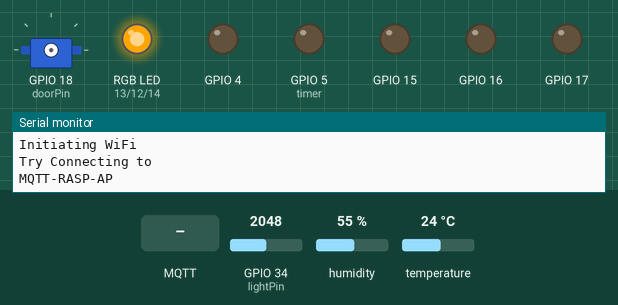
This sketch was run on a simulated ESP32. Parts: servo, an RGB LED mixed from three pins (HIGH = lit), output pins drawn as LEDs (lit = HIGH), the last lines printed to the serial monitor. The test bench sets the inputs (shaded band); at power-on: GPIO 34 (lightPin) = 2048, humidity 55 %, temperature 24 °C. WiFi joins after 1.5 s; servers stay silent unless stated; random numbers use the default seed unless the sketch sets one; no MQTT or app messages arrive unless stated.

Above: at 0.1 s.
At 3.2 s:
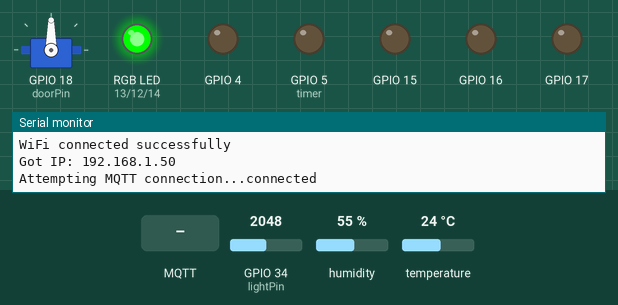
3.3 s: MQTT message "test-mqtt" arrives on the first subscribed topic
At 8.2 s:
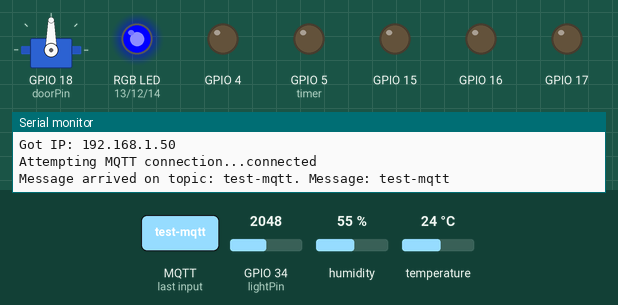
8.5 s: MQTT message "test" arrives on the first subscribed topic
10.0 s: MQTT message "Led" arrives on the first subscribed topic
Timing chart, 0 to 13.0 s (numbered marks = the images above; inputs shaded):
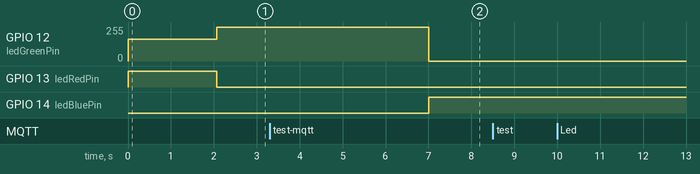

The sketch:

esp32_mqtt.ino
```cpp
// LIBRERIAS
#include <Wire.h>
#include <DHT.h>
#include <SPI.h>
#include <WiFi.h>
#include <PubSubClient.h>
#include <Adafruit_Sensor.h>
#include <Adafruit_BMP280.h>
#include <ArduinoJson.h>
#include <map>
#include <cstring>
#include <Ticker.h>
#include <ESP32Servo.h>
Ticker timer;

// DEFINICIONES
#define DHTPIN 27
#define DHTTYPE DHT11

// VARIABLES GLOBALES
DHT dht(DHTPIN,DHTTYPE);

Adafruit_BMP280 bmp; //I2C
StaticJsonDocument<200> doc;
Servo miServo;

// Replace the next variables with your SSID/Password combination
const char* ssid = "MQTT-RASP-AP";
const char* password = "mqtt_haw_2023";

// Add your MQTT Broker IP address, example:
const char* mqtt_server = "192.168.2.1";

WiFiClient espClient;
PubSubClient client(espClient);
long lastMsg = 0;
char msg[100];
int value = 0;

// PINES IDENTIFICADOR
struct Led {
  int pin;
  String id;
};

Led leds[] = {
  {15, "led1"},
  {4, "led2"},
  {16, "led3"},
  {17, "led4"},
  {5, "led5"}
};

const int ledRedPin = 13;
const int ledBluePin = 14;
const int ledGreenPin = 12;

const int lightPin = 34;

const int doorPin = 18;

// array rgb colors
int RGBAZUL[] = {0, 0, 255};
int RGBROJO[] = {255, 0, 0};
int RGBVERDE[] = {0, 255, 0};
int RGBAMARILLO[] = {255, 255, 0};
int RGBMORADO[] = {255, 0, 255};
int RGBLILA[] = {0, 255, 255};
int RGBNARANJA[] = {255, 165, 0};

struct MsgLed {
  char set_status[4]; // "ON\0" o "OFF\0"
  char led_id[6];     // "led1\0", "led2\0", ...
};
// mapa de leds
std::map<String, int> ledPinMap;

void filledPinMap() {
  for (const auto& led : leds) {
    ledPinMap[led.id] = led.pin;
  }
}

void cambiarColorRgb(int rgb[]) {
  analogWrite(ledRedPin, rgb[0]);
  analogWrite(ledGreenPin, rgb[1]);
  analogWrite(ledBluePin, rgb[2]);
}

void setup() {
  Serial.begin(9600);

  iniciarRGB();

  iniciarDHT();
  Serial.println("Initiating WiFi");
  iniciarWiFi();

  client.setServer(mqtt_server, 1883);
  client.setCallback(callback);

  filledPinMap();
  // activar cada elemento de ledPinMap
  for (const auto& led : ledPinMap) {
    pinMode(led.second, OUTPUT);
  }

  miServo.attach(doorPin);
  timer.attach(5, enviarDatos);
}

void iniciarRGB(){
  pinMode(ledRedPin, OUTPUT);
  pinMode(ledBluePin, OUTPUT);
  pinMode(ledGreenPin, OUTPUT);
}

void iniciarDHT() {
  dht.begin();
}

void iniciarWiFi() {
  Serial.println("Try Connecting to ");
  Serial.println(ssid);

  int intentos = 0;
  int maxIntentos = 5;
  unsigned long tiempoInicio = millis();
  unsigned long timeout = 10000; // Tiempo máximo de espera en milisegundos (por ejemplo, 10 segundos)

  // Connect to your wi-fi modem
  WiFi.begin(ssid, password);

  // Check wi-fi is connected to wi-fi network
  while (intentos < maxIntentos && WiFi.status() != WL_CONNECTED) {
    cambiarColorRgb(RGBNARANJA);
    delay(1000);
    Serial.print(".");

    if (millis() - tiempoInicio > timeout) {
      tiempoInicio = millis();
      intentos++;
      WiFi.begin(ssid, password);
    }
  }

  if (WiFi.status() == WL_CONNECTED) {
    cambiarColorRgb(RGBVERDE);
    Serial.println("");
    Serial.println("WiFi connected successfully");
    Serial.print("Got IP: ");
    Serial.println(WiFi.localIP());  //Show ESP32 IP on serial
  } else {
    cambiarColorRgb(RGBROJO);
    Serial.println("");
    Serial.println("WiFi connected failed");
  }
}

void init_bmp() {
  if (!bmp.begin()) {
    Serial.println(F("Could not find a valid BMP280 sensor, check wiring!"));
    while (1);
  }
}

void callback(char* topic, byte* payload, unsigned int length) {
  Serial.print("Message arrived on topic: ");
  Serial.print(topic);
  Serial.print(". Message: ");

  String messageTemp;
  for (int i = 0; i < length; i++) {
    messageTemp += (char)payload[i];
  }

  Serial.println(messageTemp);

  if (String(topic) == "test-mqtt"){
    if(messageTemp == "test"){
      client.publish("test-result","ok");
    }
  }

  if (String(topic) == "Led"){
    DynamicJsonDocument doc(256);
    deserializeJson(doc, messageTemp);

    // Obtener set_status y led_id como const char* del JSON
    const char* set_status = doc["set_status"];
    const char* led_id = doc["actuador_id"];

    MsgLed msgLed;
    strcpy(msgLed.set_status, set_status);
    strcpy(msgLed.led_id, led_id);

    if (strcmp(set_status, "ON") == 0) {
      digitalWrite(ledPinMap[msgLed.led_id], HIGH);
    } else if (strcmp(set_status, "OFF") == 0) {
      digitalWrite(ledPinMap[msgLed.led_id], LOW);
    }
  }
  if (String(topic) == "Puerta"){
    DynamicJsonDocument doc(256);
    deserializeJson(doc, messageTemp);

    // Obtener set_status y led_id como const char* del JSON
    const char* set_status = doc["set_status"];

    MsgLed msgPuerta;
    strcpy(msgPuerta.set_status, set_status);

    if(strcmp(set_status, "OPEN") == 0){
      Serial.println(set_status);
      for (int pos = 0; pos <= 180; pos += 1) {
        miServo.write(pos);
        Serial.print("pos mov: ");
        Serial.println(miServo.read());
      }
    }
    if(strcmp(set_status, "CLOSE") == 0){
      Serial.println(set_status);
      for (int pos = 180; pos >= 0; pos -= 1) {
        miServo.write(pos);
        Serial.print("pos mov: ");
        Serial.println(miServo.read());
      }
    }
  }
}

void suscripcionTopicos() {
  // Subscribe to testing topic
  client.subscribe("test-mqtt");
  client.subscribe("test-result");

  // Subscribe to sensor topics
  client.subscribe("humidity");
  client.subscribe("temperature");
  client.subscribe("pressure");
  client.subscribe("air_quality");
  client.subscribe("light");

  // Subscribe to actuator topics
  client.subscribe("Led");
  client.subscribe("Puerta");
}

void actualizarEstadoActuadores() {
  // Publicar estado actual de leds
  for (const auto& led : ledPinMap) {
    StaticJsonDocument<256> doc;
    doc["set_status"] = digitalRead(led.second) == HIGH ? "ON" : "OFF";
    doc["actuador_id"] = led.first;
    char buffer[256];
    serializeJson(doc, buffer);
    client.publish("Led", buffer);
  }
  StaticJsonDocument<256> doc;
  doc["set_status"] = "OFF";
  doc["actuador_id"] = "puerta1";
  char buffer[256];
  serializeJson(doc, buffer);
  client.publish("Puerta", buffer);
}

void reconnect() {
  //verificar conexion wifi
  while (WiFi.status() != WL_CONNECTED) {
    cambiarColorRgb(RGBMORADO);
    Serial.println("WiFi not connected");
    iniciarWiFi();
  }

  // Loop until we're reconnected
  while (!client.connected()) {
    cambiarColorRgb(RGBNARANJA);

    // Attempt to connect
    Serial.print("Attempting MQTT connection...");

    if (client.connect("ESP8266Client")) {
      cambiarColorRgb(RGBVERDE);
      Serial.println("connected");

      // Suscribirse a tópicos
      suscripcionTopicos();

      // Actualizar estado de actuadores
      actualizarEstadoActuadores();

    } else {
      cambiarColorRgb(RGBROJO);
      Serial.print("failed, rc=");
      Serial.print(client.state());
      Serial.println(" try again in 5 seconds");
      // Wait 5 seconds before retrying
      delay(5000);
    }
  }
}

void enviarDatos() {
  cambiarColorRgb(RGBAZUL);

  int randomValueLight = random(0, 100);
  int randomValueHumidity = dht.readHumidity();
  int randomValueTemp = dht.readTemperature();
  int randomValueAirQ = random(27, 34);
  int light_sensor_value = analogRead(lightPin);

  publishSensorData("light", "light_sensor", light_sensor_value);
  publishSensorData("humidity", "act_humidity", randomValueHumidity);
  publishSensorData("temperature", "act_temperature", randomValueTemp);
  publishSensorData("air_quality", "air_quality", randomValueAirQ);
}

void publishSensorData(const char* topic, const char* key, int sensorValue) {
  doc.clear();
  JsonObject device = doc.createNestedObject("ESP32 MQTT CLIENT");
  JsonObject value = device.createNestedObject("value");

  value[key] = sensorValue;

  String jsonString;
  serializeJson(doc["ESP32 MQTT CLIENT"]["value"][key], jsonString);
  client.publish(topic, jsonString.c_str());
}

void loop() {
  if (!client.connected()) {
    reconnect();
  }
  client.loop();
}
```
